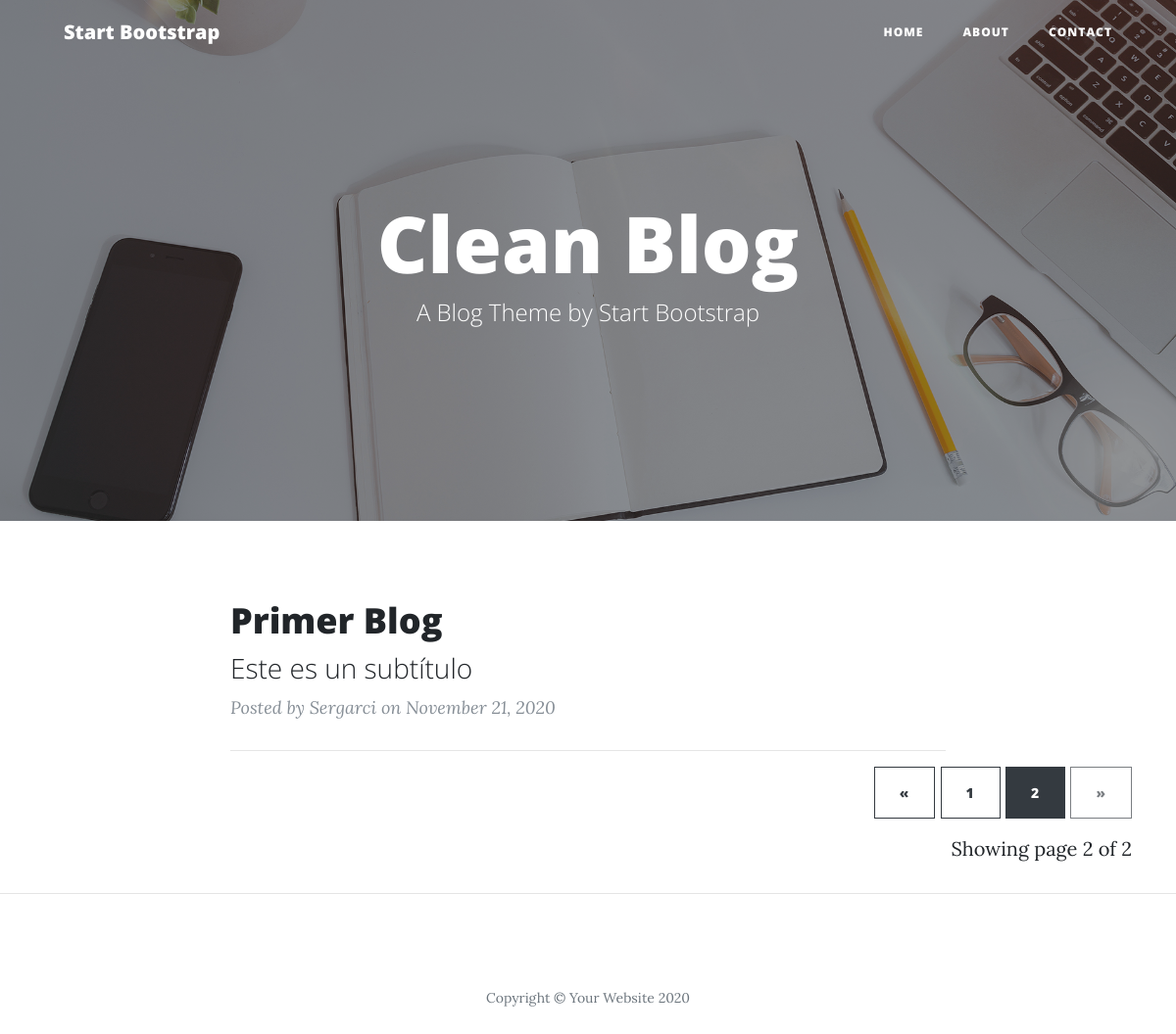
Screenshot of /?page=2 with the database file from the repository.
### app.py (models this page shows)
class Blogpost(db.Model):
    id = db.Column(db.Integer, primary_key=True)
    title = db.Column(db.String(50))
    subtitle = db.Column(db.String(50))
    author = db.Column(db.String(20))
    date_posted = db.Column(db.DateTime)
    content = db.Column(db.Text)

### app.py (the view)
@app.route('/')
def index():
    page = request.args.get('page', 1, type=int)
    posts = Blogpost.query.order_by(Blogpost.date_posted.desc()).paginate(page=page, per_page=BLOGS_PER_PAGE)
    return render_template('index.html', posts=posts)

### templates/index.html (shortened to what this page needs)
<!DOCTYPE html>
<html lang="en">
<head>
  <link href="{{ url_for('static', filename = 'bootstrap.min.css') }}" rel="stylesheet">
  <link href="{{ url_for('static', filename = 'all.min.css') }}" rel="stylesheet" type="text/css">
  <link href="{{ url_for('static', filename = 'clean-blog.min.css') }}" rel="stylesheet">
</head>
<body>
  <nav class="navbar navbar-expand-lg navbar-light fixed-top" id="mainNav">
    <div class="container">
      <a class="navbar-brand" href="{{ url_for('index') }}">Start Bootstrap</a>
      <div class="collapse navbar-collapse" id="navbarResponsive">
        <ul class="navbar-nav ml-auto">
          <li class="nav-item">
            <a class="nav-link" href="{{ url_for('index') }}">Home</a>
          </li>
          <li class="nav-item">
            <a class="nav-link" href="{{ url_for('about') }}">About</a>
          </li>
          <li class="nav-item">
            <a class="nav-link" href="{{ url_for('contact') }}">Contact</a>
          </li>
        </ul>
      </div>
    </div>
  </nav>
  <header class="masthead" style="background-image: url('{{ url_for("static", filename = "home-bg.jpg") }}')">
    <div class="overlay"></div>
    <div class="container">
      <div class="row">
        <div class="col-lg-8 col-md-10 mx-auto">
          <div class="site-heading">
            <h1>Clean Blog</h1>
            <span class="subheading">A Blog Theme by Start Bootstrap</span>
          </div>
        </div>
      </div>
    </div>
  </header>
  <div class="container">
    <div class="row">
      <div class="col-lg-8 col-md-10 mx-auto">
        {% for post in posts.items %}
        <div class="post-preview">
          <a href="{{ url_for('post', post_id=post.id) }}">
            <h2 class="post-title">
              {{ post.title }}
            </h2>
            <h3 class="post-subtitle">
              {{ post.subtitle }}
            </h3>
          </a>
          <p class="post-meta">Posted by
            {{ post.author }}
            on {{ post.date_posted.strftime('%B %d, %Y') }}</p>
        </div>
        <hr>
        {% endfor %}
      </div>
    </div>
    <div class="text-right">
      <a href="{{ url_for('index', page=posts.prev_num) }}"
        class="btn btn-outline-dark
        {% if posts.page == 1 %}disabled{% endif %}">
          &laquo;
      </a>
      {% for page_num in posts.iter_pages(left_edge=1, right_edge=1, left_current=1, right_current=2) %}{% if page_num %}
              {% if posts.page == page_num %}
              <a href="{{ url_for('index', page=page_num) }}"
                class="btn btn-dark">
                  {{ page_num }}
              </a>
              {% else %}
              <a href="{{ url_for('index', page=page_num) }}"
                class="btn btn-outline-dark">
                  {{ page_num }}
              </a>
              {% endif %}
          {% else %}
              ...
          {% endif %}
      {% endfor %}    <a href="{{ url_for('index', page=posts.next_num) }}"
        class="btn btn-outline-dark
        {% if posts.page == posts.pages %}disabled{% endif %}">
          &raquo;
      </a>
    </div>
    <p class="text-right mt-3">
    Showing page {{ posts.page }} of {{ posts.pages }}
    </p>
  </div>
  <hr>
  <footer>
    <div class="container">
      <div class="row">
        <div class="col-lg-8 col-md-10 mx-auto">
          <p class="copyright text-muted">Copyright &copy; Your Website 2020</p>
        </div>
      </div>
    </div>
  </footer>
</body>
</html>

### rows the page displays
Blogpost: title "Primer Blog", subtitle "Este es un subtítulo", author "Sergarci", date_posted "November 21, 2020"

### other values shown
{{ page_num }} "1"
{{ page_num }} "2"
{{ posts.page }} "2"
{{ posts.pages }} "2"
